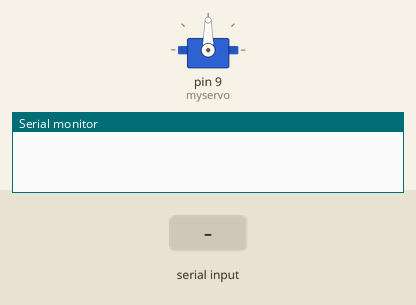
Recording of a sketch running on a simulated Arduino Uno, built with avr-gcc and run on an emulated ATmega328P. Parts: servo, the last lines printed to the serial monitor. The test bench sets the inputs (shaded band).

Above: at 1.2 s.
1.3 s: "90,45\n" received over Serial
At 2.3 s:
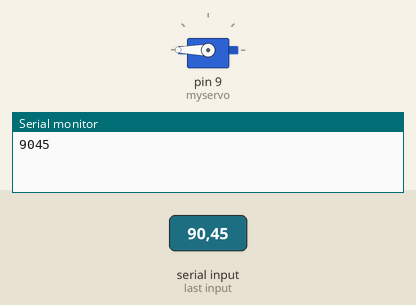
2.8 s: "5\n" received over Serial
At 3.3 s:
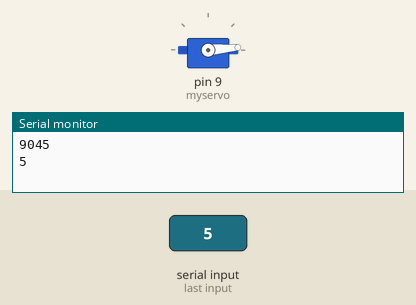
4.3 s: "r,45\n" received over Serial
At 4.6 s:
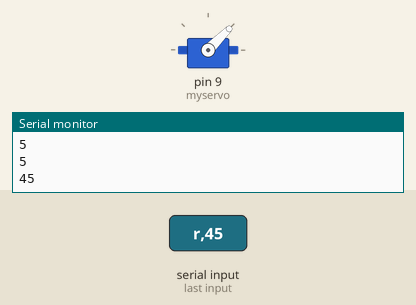
5.8 s: "30,150\n" received over Serial
At 7.0 s:
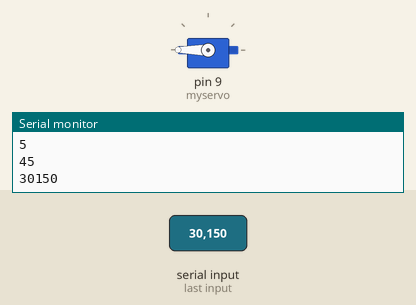
7.3 s: "90\n" received over Serial
At 8.0 s:
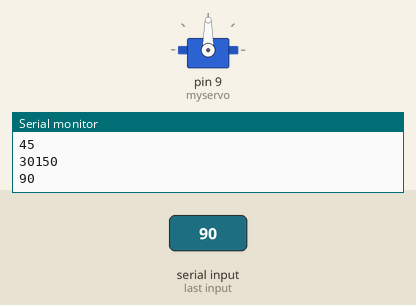
Timing chart, 0 to 9.8 s (numbered marks = the images above; inputs shaded):
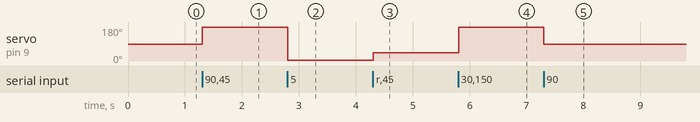

Measured:
- after the input at 1.3 s, servo on pin 9 (myservo): 90° → 180° at once
- after the input at 2.8 s, servo on pin 9 (myservo): 180° → 5° at once
- after the input at 4.3 s, servo on pin 9 (myservo): 5° → 45° at once
- after the input at 5.8 s, servo on pin 9 (myservo): 45° → 180° at once
- after the input at 7.3 s, servo on pin 9 (myservo): 180° → 90° at once

The sketch:

USB_Servo_Controller.ino
```cpp
#include <Servo.h>
/**
 * Simple arduino sketch to listen to usb serial com for the following:
 * 'r' - Request from com to read the servo angle
 * 'nnn/n' - accepts numbers to set the servo angle followed by newline char
 */

String inString = "";

Servo myservo;

void setup() {
  Serial.begin(9600);
  myservo.attach(9);  // attaches the servo on pin 9 to the servo object

}

void loop() {
  while (Serial.available() > 0) {
    int inChar = Serial.read();
    if (isDigit(inChar)) {
      // convert the incoming byte to a char and add it to the string:
      inString += (char)inChar;
    }
    if (inChar == '\n') {
      Serial.println(inString.toInt());
      myservo.write(inString.toInt());
      inString = "";
    }
    if (inChar == 'r') {
      Serial.println(myservo.read());
      inString = "";
    }
  }
}
```
